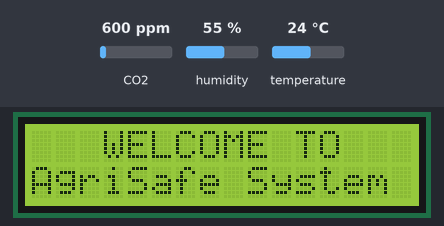
A sketch run on a simulated Arduino Uno, built with avr-gcc and run on an emulated ATmega328P. Shown: 16×2 character LCD. Inputs (shaded band) come from the test bench; at power-on: temperature 24 °C, CO2 600 ppm, humidity 55 %. What the sketch prints to the serial monitor is not drawn.

Above: at 3.2 s.
3.3 s: temperature set to 29 °C
At 5.0 s:
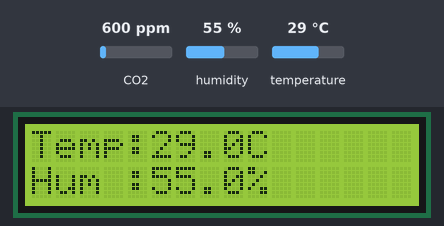
15.7 s: temperature set to 32 °C
At 16.7 s:
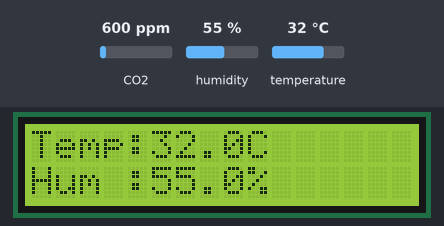
22.8 s: CO2 set to 452 ppm
At 25.0 s:
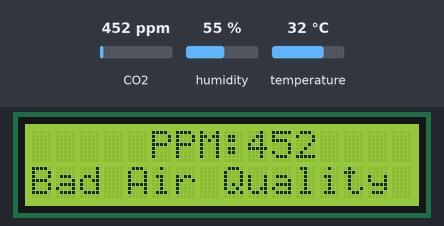
29.9 s: humidity set to 22 %
At 35.5 s:
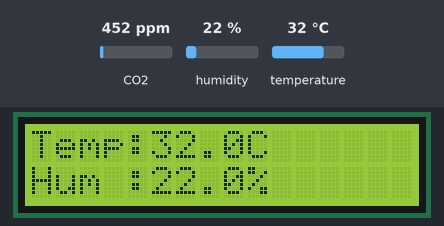
38.1 s: CO2 set to 1050 ppm
At 43.9 s:
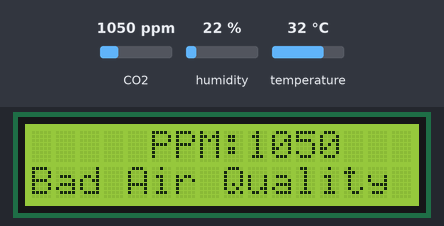
46.3 s: CO2 set to 1700 ppm
At 49.8 s:
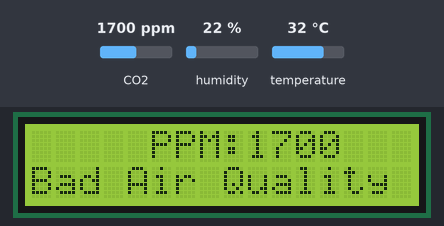
Timing chart, 0 to 51.3 s (numbered marks = the images above; inputs shaded):
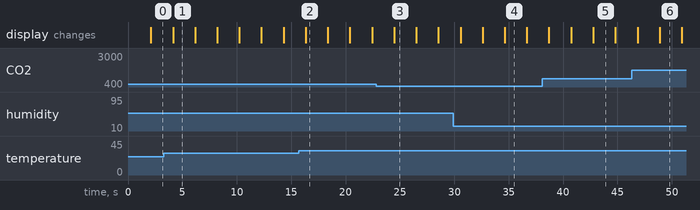

Measured:
- what the display in image 1 shows lasts 2.1 s, from 4.1 s to 6.2 s

The sketch:

welcome_display.ino
```cpp
#include <Wire.h>
#include <LiquidCrystal_I2C.h>
#include <DHT.h>
#include <MQ135.h>

/************ LCD ************/
LiquidCrystal_I2C lcd(0x27, 16, 2);

/************ PINS ************/
#define DHT_PIN   12
#define FAN_PIN   14
#define DHTTYPE   DHT11
#define MQ135_PIN A0

/************ OBJECTS ************/
DHT dht(DHT_PIN, DHTTYPE);
MQ135 gasSensor(MQ135_PIN);

/************ VARIABLES ************/
const int screenDelay = 2000;   // 2 sec per screen


/************************************************
   SETUP
************************************************/
void setup() {

  Serial.begin(115200);
lcd.init();  // Initialize the LCD
lcd.backlight();  // Already have this
  lcd.clear();

  dht.begin();

  pinMode(FAN_PIN, OUTPUT);
  pinMode(MQ135_PIN, INPUT);

  Serial.println("MQ135 warming up...");
  delay(2000);   // MQ warm-up
}


/************************************************
   LOOP (3 screens one by one)
************************************************/
void loop() {

  showWelcomeScreen();
  delay(screenDelay);

  showDHTScreen();
  delay(screenDelay);

  showGasScreen();
  delay(screenDelay);
}


/************************************************
   SCREEN 1 : WELCOME
************************************************/
void showWelcomeScreen() {

  lcd.clear();
  lcd.setCursor(3,0);
  lcd.print("WELCOME TO");

  lcd.setCursor(0,1);
 lcd.print("AgriSafe System");
}


/************************************************
   SCREEN 2 : DHT + FAN ONLY
************************************************/
void showDHTScreen() {

  float t = dht.readTemperature();
  float h = dht.readHumidity();

  lcd.clear();

  lcd.setCursor(0,0);
  lcd.print("Temp:");
  lcd.print(t,1);
  lcd.print("C");

  lcd.setCursor(0,1);
  lcd.print("Hum :");
  lcd.print(h,1);
  lcd.print("%");

  // FAN CONTROL ONLY BY TEMP
  if (t > 30) {
    digitalWrite(FAN_PIN, HIGH);
    Serial.println("Fan ON");
  }
  else {
    digitalWrite(FAN_PIN, LOW);
    Serial.println("Fan OFF");
  }
}


/************************************************
   SCREEN 3 : MQ135 AIR QUALITY ONLY
************************************************/
void showGasScreen() {

  float ppm = gasSensor.getPPM();

  lcd.clear();

  lcd.setCursor(5,0);
  lcd.print("PPM:");
  lcd.print(ppm,0);

  lcd.setCursor(0,1);

  if (ppm > 120) {
    lcd.print("Bad Air Quality");
  }
  else {
    lcd.print("Good Air Quality");
  }

  Serial.print("Gas PPM: ");
  Serial.println(ppm);
}
```
